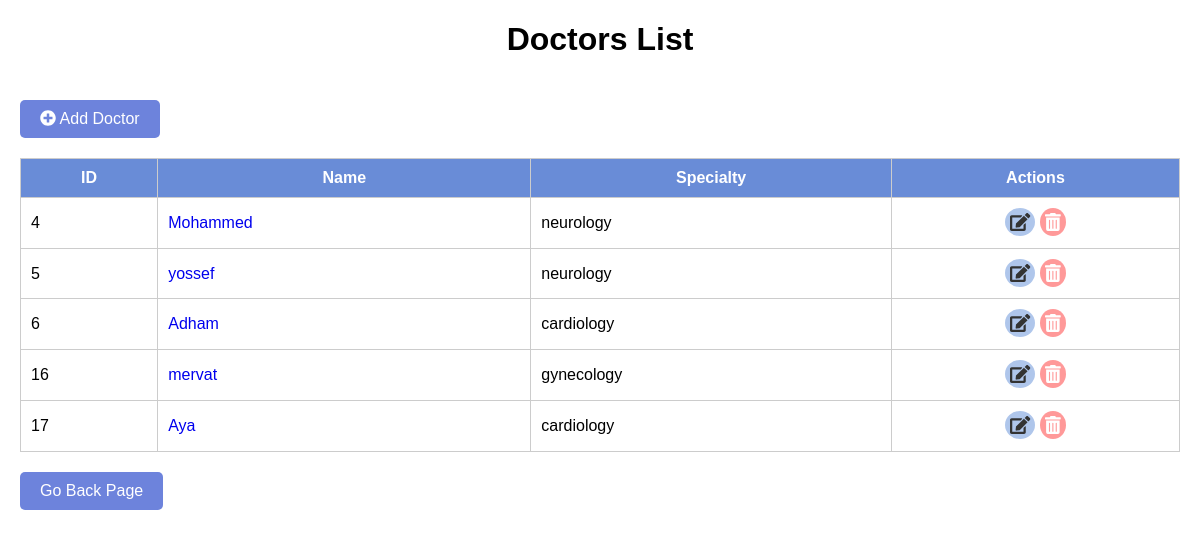
/doctors/, run on an earlier commit of the app's database.
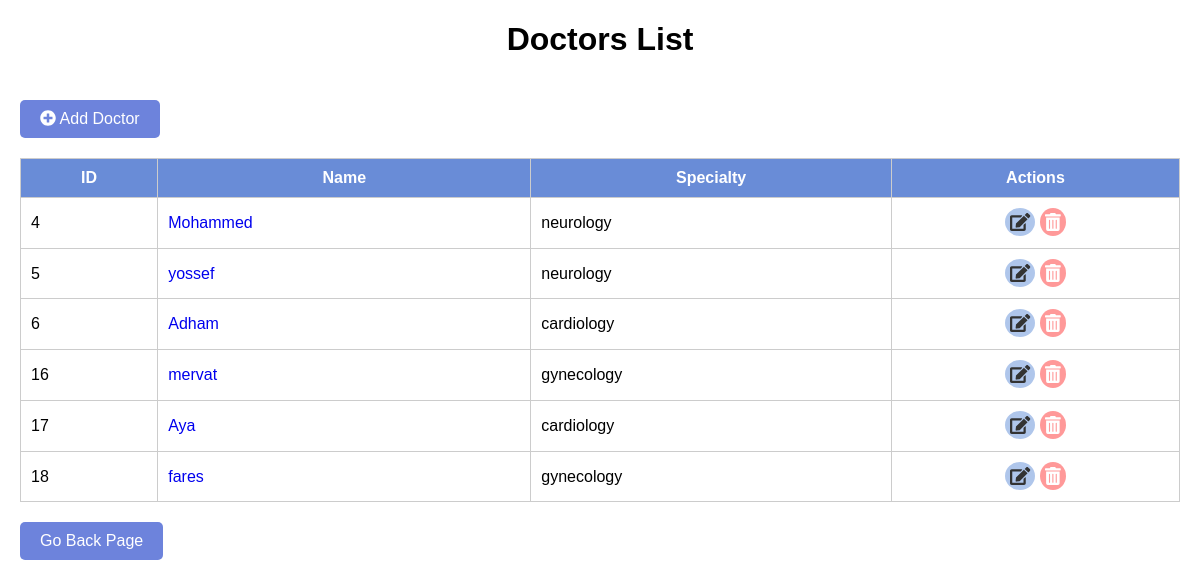
And on a later commit of the database.
### hospital_app/models.py (models this page shows, shortened)
class Doctor(models.Model):
    FirstName = models.CharField(max_length=100)
    LastName = models.CharField(max_length=100)
    Gender = models.CharField(max_length=3,choices=[('F',"Female"),('M',"Male")],default='M')
    Specialty = models.CharField( max_length=100,
        choices=[
            ('cardiology', 'Cardiology'),
            ('neurology', 'Neurology'),
            ('pediatrics', 'Pediatrics'),
            ('orthopedics', 'Orthopedics'),
            ('gynecology', 'Gynecology'),
            ('oncology', 'Oncology'),
            ('dermatology', 'Dermatology'),
        ])
    ContactNumber = models.CharField(max_length=20)
    Email = models.EmailField()
    Department = models.ForeignKey(Department, on_delete=models.SET_NULL, null=True)

### hospital_app/views.py (the view)
# urls.py: path('doctors/', list_doctors),
def list_doctors(request):
    data = Doctor.objects.all()
    return render(request, 'list_doctors.html', {'context':data})

### hospital_app/templates/list_doctors.html (shortened to what this page needs)
<!DOCTYPE html>
<html lang="en">
<head>
    <link rel="stylesheet" href="https://cdnjs.cloudflare.com/ajax/libs/font-awesome/5.15.3/css/all.min.css">
</head>
<body>
    <h1>Doctors List</h1>
    <a href="create_doctor">
        <button class="add-doctor-btn">
            <i class="fas fa-plus-circle"></i> Add Doctor
        </button>
    </a>
    <table>
        <thead>
            <tr>
                <th>ID</th>
                <th>Name</th>
                <th>Specialty</th>
                <th>Actions</th>
            </tr>
        </thead>
        <tbody>
            {% for doctor in context %}
            <tr>
                <td>{{ doctor.id }}</td>
                <td><a href="{{doctor.id}}">{{ doctor.FirstName }}</a></td>
                <td>{{ doctor.Specialty }}</td>
                <td class="actions">
                    <a href='{{doctor.id}}/edit_doctor'
                        onclick="return confirm('Are you sure you want to edit this doctor?')">
                        <i class="fas fa-edit edit-btn"></i>
                    </a>
                    <a href='{{doctor.id}}/delete_doctor'
                        onclick="return confirm('Are you sure you want to delete this doctor?')">
                        <i class="fas fa-trash-alt delete-btn"></i>
                    </a>
                </td>
            </tr>
            {% endfor %}
        </tbody>
    </table>
    <button class="go-back-btn" onclick="goBack()">Go Back Page</button>
</body>
</html>

What changed in the data, as far as the page shows it:
added Doctor: id "18", FirstName "fares", Specialty "gynecology"
